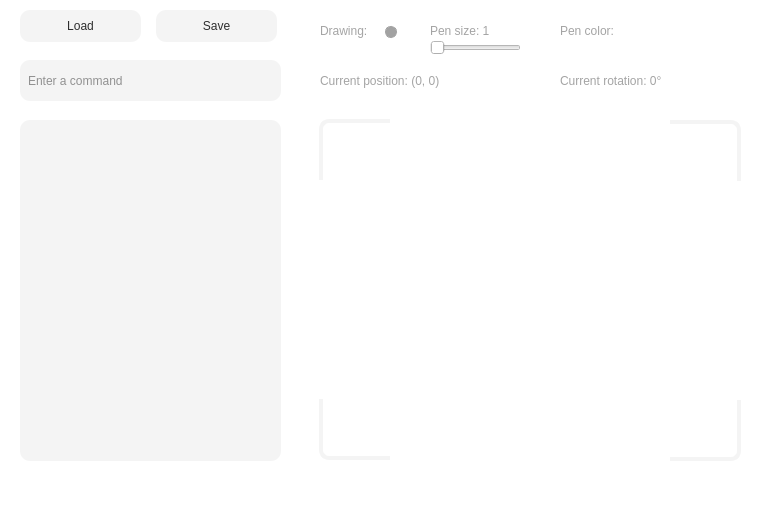
<?xml version="1.0" encoding="UTF-8"?>
<ui version="4.0">
 <class>MainWindow</class>
 <widget class="QMainWindow" name="MainWindow">
  <property name="geometry">
   <rect>
    <x>0</x>
    <y>0</y>
    <width>780</width>
    <height>505</height>
   </rect>
  </property>
  <property name="sizePolicy">
   <sizepolicy hsizetype="Fixed" vsizetype="Fixed">
    <horstretch>0</horstretch>
    <verstretch>0</verstretch>
   </sizepolicy>
  </property>
  <property name="windowTitle">
   <string>Turtle Graphics</string>
  </property>
  <property name="autoFillBackground">
   <bool>false</bool>
  </property>
  <property name="styleSheet">
   <string notr="true">background: #FFF;</string>
  </property>
  <widget class="QWidget" name="centralwidget">
   <property name="styleSheet">
    <string notr="true"/>
   </property>
   <widget class="QListView" name="listView">
    <property name="geometry">
     <rect>
      <x>20</x>
      <y>120</y>
      <width>261</width>
      <height>341</height>
     </rect>
    </property>
    <property name="styleSheet">
     <string notr="true">QListView {
    background-color: #F4F4F4;
    border-radius: 10px;
    font: 14px &quot;Consolas&quot;;
    min-width: 10em;
    padding: 6px;
    color: #2E2E2E;
    border: none;
}

QListView::item:selected {
    background: transparent;
    color: #2E2E2E;
}

QScrollBar:vertical {
    width: 10px;
    background: transparent;
}

QScrollBar::handle:vertical {
    background:  #AAA;
    border-radius: 4px;
}

QScrollBar::add-line:vertical, QScrollBar::sub-line:vertical,
QScrollBar::add-line:horizontal, QScrollBar::sub-line:horizontal {
    background: none;
}

QScrollBar::up-arrow:vertical, QScrollBar::down-arrow:vertical,
QScrollBar::left-arrow:horizontal, QScrollBar::right-arrow:horizontal {
    background: none;
}
</string>
    </property>
    <property name="verticalScrollBarPolicy">
     <enum>Qt::ScrollBarPolicy::ScrollBarAsNeeded</enum>
    </property>
    <property name="horizontalScrollBarPolicy">
     <enum>Qt::ScrollBarPolicy::ScrollBarAlwaysOff</enum>
    </property>
    <property name="editTriggers">
     <set>QAbstractItemView::EditTrigger::NoEditTriggers</set>
    </property>
    <property name="showDropIndicator" stdset="0">
     <bool>false</bool>
    </property>
    <property name="selectionMode">
     <enum>QAbstractItemView::SelectionMode::NoSelection</enum>
    </property>
    <property name="isWrapping" stdset="0">
     <bool>false</bool>
    </property>
    <property name="resizeMode">
     <enum>QListView::ResizeMode::Fixed</enum>
    </property>
    <property name="spacing">
     <number>1</number>
    </property>
    <property name="wordWrap">
     <bool>true</bool>
    </property>
   </widget>
   <widget class="QGraphicsView" name="graphicsView">
    <property name="geometry">
     <rect>
      <x>330</x>
      <y>130</y>
      <width>401</width>
      <height>331</height>
     </rect>
    </property>
    <property name="acceptDrops">
     <bool>false</bool>
    </property>
    <property name="styleSheet">
     <string notr="true">background-color: #FFF;
border-radius: 10px;
font: 14px &quot;consolas&quot;;
min-width: 10em;
padding: 6px;
</string>
    </property>
    <property name="sizeAdjustPolicy">
     <enum>QAbstractScrollArea::SizeAdjustPolicy::AdjustToContentsOnFirstShow</enum>
    </property>
    <property name="transformationAnchor">
     <enum>QGraphicsView::ViewportAnchor::AnchorViewCenter</enum>
    </property>
   </widget>
   <widget class="QLineEdit" name="lineEdit">
    <property name="geometry">
     <rect>
      <x>20</x>
      <y>60</y>
      <width>261</width>
      <height>41</height>
     </rect>
    </property>
    <property name="styleSheet">
     <string notr="true">background-color: #F4F4F4;
border-radius: 10px;
font: 14px &quot;consolas&quot;;
min-width: 10em;
padding: 6px;
color: #2E2E2E;</string>
    </property>
    <property name="text">
     <string/>
    </property>
    <property name="placeholderText">
     <string>Enter a command</string>
    </property>
   </widget>
   <widget class="QLabel" name="label">
    <property name="geometry">
     <rect>
      <x>320</x>
      <y>60</y>
      <width>231</width>
      <height>41</height>
     </rect>
    </property>
    <property name="styleSheet">
     <string notr="true">font: 10pt &quot;Consolas&quot;; color: #A4A4A4;</string>
    </property>
    <property name="text">
     <string>Current position: (0, 0)</string>
    </property>
   </widget>
   <widget class="QLabel" name="label_2">
    <property name="geometry">
     <rect>
      <x>560</x>
      <y>60</y>
      <width>191</width>
      <height>41</height>
     </rect>
    </property>
    <property name="styleSheet">
     <string notr="true">font: 10pt &quot;Consolas&quot;; color: #A4A4A4;</string>
    </property>
    <property name="text">
     <string>Current rotation: 0°</string>
    </property>
    <property name="alignment">
     <set>Qt::AlignmentFlag::AlignLeading|Qt::AlignmentFlag::AlignLeft|Qt::AlignmentFlag::AlignVCenter</set>
    </property>
   </widget>
   <widget class="QFrame" name="TopLeftCorner">
    <property name="geometry">
     <rect>
      <x>319</x>
      <y>119</y>
      <width>71</width>
      <height>61</height>
     </rect>
    </property>
    <property name="styleSheet">
     <string notr="true">border-top: 4px solid #F4F4F4;
border-left: 4px solid #F4F4F4;
width: 10px;
height: 10px;
background: transparent;
border-top-left-radius: 10px;
</string>
    </property>
    <property name="frameShape">
     <enum>QFrame::Shape::StyledPanel</enum>
    </property>
    <property name="frameShadow">
     <enum>QFrame::Shadow::Raised</enum>
    </property>
   </widget>
   <widget class="QFrame" name="TopRightCorner">
    <property name="geometry">
     <rect>
      <x>670</x>
      <y>120</y>
      <width>71</width>
      <height>61</height>
     </rect>
    </property>
    <property name="styleSheet">
     <string notr="true">border-top: 4px solid #F4F4F4;
border-right: 4px solid #F4F4F4;
width: 10px;
height: 10px;
background: transparent;
border-top-right-radius: 10px;
</string>
    </property>
    <property name="frameShape">
     <enum>QFrame::Shape::StyledPanel</enum>
    </property>
    <property name="frameShadow">
     <enum>QFrame::Shadow::Raised</enum>
    </property>
   </widget>
   <widget class="QFrame" name="BottomRightCorner">
    <property name="geometry">
     <rect>
      <x>670</x>
      <y>400</y>
      <width>71</width>
      <height>61</height>
     </rect>
    </property>
    <property name="styleSheet">
     <string notr="true">border-bottom: 4px solid #F4F4F4;
border-right: 4px solid #F4F4F4;
width: 10px;
height: 10px;
background: transparent;
border-bottom-right-radius: 10px;
</string>
    </property>
    <property name="frameShape">
     <enum>QFrame::Shape::StyledPanel</enum>
    </property>
    <property name="frameShadow">
     <enum>QFrame::Shadow::Raised</enum>
    </property>
   </widget>
   <widget class="QFrame" name="BottomLeftCorner">
    <property name="geometry">
     <rect>
      <x>319</x>
      <y>399</y>
      <width>71</width>
      <height>61</height>
     </rect>
    </property>
    <property name="styleSheet">
     <string notr="true">border-bottom: 4px solid #F4F4F4;
border-left: 4px solid #F4F4F4;
width: 10px;
height: 10px;
background: transparent;
border-bottom-left-radius: 10px;
</string>
    </property>
    <property name="frameShape">
     <enum>QFrame::Shape::StyledPanel</enum>
    </property>
    <property name="frameShadow">
     <enum>QFrame::Shadow::Raised</enum>
    </property>
   </widget>
   <widget class="QPushButton" name="pushButton">
    <property name="geometry">
     <rect>
      <x>20</x>
      <y>10</y>
      <width>121</width>
      <height>32</height>
     </rect>
    </property>
    <property name="cursor">
     <cursorShape>PointingHandCursor</cursorShape>
    </property>
    <property name="styleSheet">
     <string notr="true">QPushButton {
	background-color: #F4F4F4;
	border-radius: 10px;
	font: 14px &quot;consolas&quot;;
	min-width: 5em;
	padding: 6px;
	color: #2E2E2E;
}

QPushButton:pressed {
    background-color: #D0D0D0;
    color: #2E2E2E;
}

QPushButton:hover {
    background-color: #A2A2A2;
}</string>
    </property>
    <property name="text">
     <string>Load</string>
    </property>
   </widget>
   <widget class="QPushButton" name="pushButton_2">
    <property name="geometry">
     <rect>
      <x>156</x>
      <y>10</y>
      <width>121</width>
      <height>32</height>
     </rect>
    </property>
    <property name="cursor">
     <cursorShape>PointingHandCursor</cursorShape>
    </property>
    <property name="styleSheet">
     <string notr="true">QPushButton {
	background-color: #F4F4F4;
	border-radius: 10px;
	font: 14px &quot;consolas&quot;;
	min-width: 5em;
	padding: 6px;
	color: #2E2E2E;
}

QPushButton:pressed {
    background-color: #D0D0D0;
    color: #2E2E2E;
}

QPushButton:hover {
    background-color: #A2A2A2;
}</string>
    </property>
    <property name="text">
     <string>Save</string>
    </property>
   </widget>
   <widget class="QLabel" name="label_3">
    <property name="geometry">
     <rect>
      <x>320</x>
      <y>10</y>
      <width>91</width>
      <height>41</height>
     </rect>
    </property>
    <property name="styleSheet">
     <string notr="true">font: 10pt &quot;Consolas&quot;; color: #A4A4A4;</string>
    </property>
    <property name="text">
     <string>Drawing:</string>
    </property>
    <property name="alignment">
     <set>Qt::AlignmentFlag::AlignLeading|Qt::AlignmentFlag::AlignLeft|Qt::AlignmentFlag::AlignVCenter</set>
    </property>
   </widget>
   <widget class="QRadioButton" name="radioButton">
    <property name="geometry">
     <rect>
      <x>385</x>
      <y>21</y>
      <width>16</width>
      <height>22</height>
     </rect>
    </property>
    <property name="cursor">
     <cursorShape>PointingHandCursor</cursorShape>
    </property>
    <property name="styleSheet">
     <string notr="true">QRadioButton {
    color: #2E2E2E;
}

QRadioButton::indicator {
    border: 1px solid #A2A2A2;
    background-color: #A2A2A2;
    width: 10px;
    height: 10px;
    border-radius: 6px;
}

QRadioButton::indicator:checked {
    background-color: #A2A2A2;
    border: 1px solid #A2A2A2;
}

QRadioButton::indicator:unchecked {
    background-color: transparent;
    border: 1px solid #A2A2A2;
}</string>
    </property>
    <property name="text">
     <string/>
    </property>
    <property name="checked">
     <bool>true</bool>
    </property>
   </widget>
   <widget class="QSlider" name="horizontalSlider">
    <property name="geometry">
     <rect>
      <x>430</x>
      <y>40</y>
      <width>91</width>
      <height>16</height>
     </rect>
    </property>
    <property name="minimum">
     <number>1</number>
    </property>
    <property name="maximum">
     <number>10</number>
    </property>
    <property name="orientation">
     <enum>Qt::Orientation::Horizontal</enum>
    </property>
    <property name="invertedAppearance">
     <bool>false</bool>
    </property>
    <property name="invertedControls">
     <bool>false</bool>
    </property>
   </widget>
   <widget class="QLabel" name="label_4">
    <property name="geometry">
     <rect>
      <x>430</x>
      <y>20</y>
      <width>91</width>
      <height>21</height>
     </rect>
    </property>
    <property name="styleSheet">
     <string notr="true">font: 10pt &quot;Consolas&quot;; color: #A4A4A4;</string>
    </property>
    <property name="text">
     <string>Pen size: 1</string>
    </property>
   </widget>
   <widget class="QLabel" name="label_5">
    <property name="geometry">
     <rect>
      <x>560</x>
      <y>20</y>
      <width>91</width>
      <height>21</height>
     </rect>
    </property>
    <property name="styleSheet">
     <string notr="true">font: 10pt &quot;Consolas&quot;; color: #A4A4A4;</string>
    </property>
    <property name="text">
     <string>Pen color:</string>
    </property>
   </widget>
   <zorder>listView</zorder>
   <zorder>lineEdit</zorder>
   <zorder>label</zorder>
   <zorder>label_2</zorder>
   <zorder>TopLeftCorner</zorder>
   <zorder>graphicsView</zorder>
   <zorder>TopRightCorner</zorder>
   <zorder>BottomRightCorner</zorder>
   <zorder>BottomLeftCorner</zorder>
   <zorder>pushButton</zorder>
   <zorder>pushButton_2</zorder>
   <zorder>label_3</zorder>
   <zorder>radioButton</zorder>
   <zorder>horizontalSlider</zorder>
   <zorder>label_4</zorder>
   <zorder>label_5</zorder>
  </widget>
  <widget class="QStatusBar" name="statusbar"/>
 </widget>
 <resources/>
 <connections/>
</ui>
